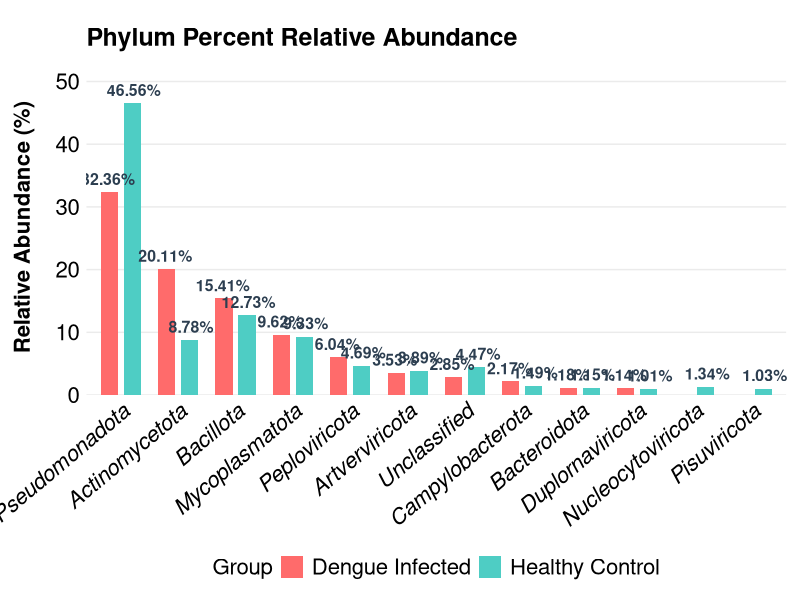

This figure's R source: (Note: this script raises an error after producing the figure.)
#Load libraries
library(ggplot2)
library(dplyr)
library(tidyr)

# Data Preparation
df_raw <- data.frame(
  Phylum = c('Pseudomonadota', 'Actinomycetota', 'Bacillota', 'Mycoplasmatota', 
             'Peploviricota', 'Artverviricota', 'Unclassified', 'Campylobacterota', 
             'Bacteroidota', 'Duplornaviricota', 'Nucleocytoviricota', 'Pisuviricota'),
  DHF = c(32.36, 20.11, 15.41, 9.62, 6.04, 3.53, 2.85, 2.17, 1.18, 1.14, 0, 0),
  PBMC = c(46.56, 8.78, 12.73, 9.33, 4.69, 3.89, 4.47, 1.49, 1.15, 1.01, 1.34, 1.03)
)

df_long <- df_raw %>%
  pivot_longer(cols = c(DHF, PBMC),
               names_to = "Condition",
               values_to = "Abundance") %>%
  mutate(
    Phylum = reorder(Phylum, -Abundance),
    Condition = recode(Condition,
                       DHF = "Dengue Infected",
                       PBMC = "Healthy Control")
  )

#visualise the plot
p = ggplot(df_long, aes(x = Phylum, y = Abundance, fill = Condition)) +
  # Decreased bar width (width = 0.6) and dodge (width = 0.7)
  geom_bar(stat = "identity", 
           position = position_dodge(width = 0.8), 
           width = 0.6) +
  
  # Add labels ONLY if Abundance > 0 (Fixed dodge width to 0.7 to match bars)
  geom_text(aes(label = ifelse(Abundance > 0, paste0(Abundance, "%"), "")), 
            position = position_dodge(width = 0.9), 
            vjust = -0.6, 
            size = 4, # Slightly larger for the 14x8 SVG
            fontface = "bold", 
            color = "#2C3E50") +
  
  # Colors (Ensure these match the levels in your 'Condition' column)
  scale_fill_manual(values = c("Dengue Infected" = "#FF6B6B", "Healthy Control" = "#4ECDC4")) +
  
  # Refined Styling
  theme_minimal(base_family = "sans") +
  labs(
    title = "Phylum Percent Relative Abundance",
    x = NULL,
    y = "Relative Abundance (%)",
    fill = "Group"
  ) +
  theme(
    plot.title = element_text(face = "bold", size = 18, color = "black"),
    axis.text.x = element_text(angle = 40, hjust = 1, face = "italic", size = 16, color = "black"),
    axis.text.y = element_text(size = 16, color = "black"),
    axis.title.y = element_text(face = "bold", size = 16, margin = margin(r = 15)), # Space between title and axis
    legend.position = "bottom",
    panel.grid.major.x = element_blank(),
    panel.grid.minor = element_blank(),
    plot.background = element_rect(fill = "white", color = NA),
    legend.text = element_text(size = 16, color = "black"),
    legend.title = element_text(size = 16, color = "black"),
    
    # --- ADJUST LEFT MARGIN HERE ---
    # margin(top, right, bottom, left, unit)
    plot.margin = margin(t = 20, r = 10, b = 10, l = 10, unit = "pt") 
  ) +
  
  scale_y_continuous(expand = expansion(mult = c(0, 0.15)))

# Exporting
svglite::svglite(
  paste0("~/public_dengue_public/phylum_barplot.svg"),
  width = 15, height = 8
)
print(p)
dev.off()
